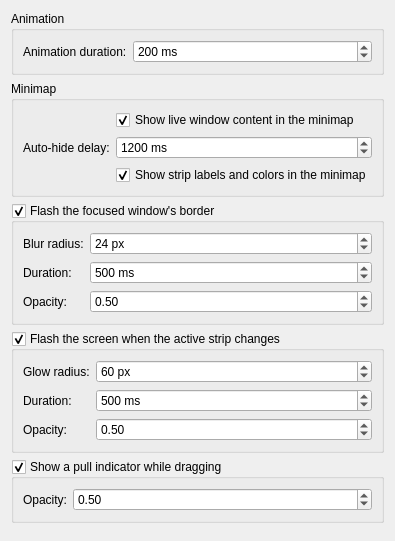
                    <widget class="QWidget" name="tab_visuals">
                        <attribute name="title">
                            <string>Visuals</string>
                        </attribute>
                        <layout class="QVBoxLayout" name="verticalLayout_visuals">
                            <item>
                                <widget class="QGroupBox" name="groupBox_animation">
                                    <property name="title">
                                        <string>Animation</string>
                                    </property>
                                    <layout class="QFormLayout" name="formLayout_animation">
                                        <item row="0" column="0">
                                            <widget class="QLabel" name="label_animationDurationMs">
                                                <property name="text">
                                                    <string>Animation duration:</string>
                                                </property>
                                            </widget>
                                        </item>
                                        <item row="0" column="1">
                                            <widget class="QSpinBox" name="kcfg_animationDurationMs">
                                                <property name="toolTip">
                                                    <string>Duration of the animations</string>
                                                </property>
                                                <property name="suffix">
                                                    <string> ms</string>
                                                </property>
                                                <property name="maximum">
                                                    <number>5000</number>
                                                </property>
                                                <property name="value">
                                                    <number>200</number>
                                                </property>
                                            </widget>
                                        </item>
                                    </layout>
                                </widget>
                            </item>
                            <item>
                                <widget class="QGroupBox" name="groupBox_minimap">
                                    <property name="title">
                                        <string>Minimap</string>
                                    </property>
                                    <layout class="QFormLayout" name="formLayout_minimap">
                                        <item row="0" column="1">
                                            <widget class="QCheckBox" name="kcfg_minimapShowThumbnails">
                                                <property name="toolTip">
                                                    <string>Show a live preview of each window's content instead of just its icon</string>
                                                </property>
                                                <property name="text">
                                                    <string>Show live window content in the minimap</string>
                                                </property>
                                                <property name="checked">
                                                    <bool>true</bool>
                                                </property>
                                            </widget>
                                        </item>
                                        <item row="1" column="0">
                                            <widget class="QLabel" name="label_minimapAutoHideMs">
                                                <property name="text">
                                                    <string>Auto-hide delay:</string>
                                                </property>
                                            </widget>
                                        </item>
                                        <item row="1" column="1">
                                            <widget class="QSpinBox" name="kcfg_minimapAutoHideMs">
                                                <property name="toolTip">
                                                    <string>How long the minimap overlay stays visible after the last focus-step press</string>
                                                </property>
                                                <property name="suffix">
                                                    <string> ms</string>
                                                </property>
                                                <property name="minimum">
                                                    <number>0</number>
                                                </property>
                                                <property name="maximum">
                                                    <number>10000</number>
                                                </property>
                                                <property name="value">
                                                    <number>1200</number>
                                                </property>
                                            </widget>
                                        </item>
                                        <item row="2" column="1">
                                            <widget class="QCheckBox" name="kcfg_stripHintsEnabled">
                                                <property name="toolTip">
                                                    <string>Show a small colored label chip for each strip in the minimap</string>
                                                </property>
                                                <property name="text">
                                                    <string>Show strip labels and colors in the minimap</string>
                                                </property>
                                                <property name="checked">
                                                    <bool>true</bool>
                                                </property>
                                            </widget>
                                        </item>
                                    </layout>
                                </widget>
                            </item>
                            <item>
                                <widget class="QGroupBox" name="kcfg_focusFlashEnabled">
                                    <property name="title">
                                        <string>Flash the focused window's border</string>
                                    </property>
                                    <property name="toolTip">
                                        <string>Flash a blurred border around a window whenever Drift handles its focus change</string>
                                    </property>
                                    <property name="checkable">
                                        <bool>true</bool>
                                    </property>
                                    <property name="checked">
                                        <bool>true</bool>
                                    </property>
                                    <layout class="QFormLayout" name="formLayout_focusFlash">
                                        <item row="0" column="0">
                                            <widget class="QLabel" name="label_focusFlashBlurRadius">
                                                <property name="text">
                                                    <string>Blur radius:</string>
                                                </property>
                                            </widget>
                                        </item>
                                        <item row="0" column="1">
                                            <widget class="QSpinBox" name="kcfg_focusFlashBlurRadius">
                                                <property name="toolTip">
                                                    <string>Blur radius of the focus-flash highlight</string>
                                                </property>
                                                <property name="suffix">
                                                    <string> px</string>
                                                </property>
                                                <property name="minimum">
                                                    <number>0</number>
                                                </property>
                                                <property name="maximum">
                                                    <number>100</number>
                                                </property>
                                                <property name="value">
                                                    <number>24</number>
                                                </property>
                                            </widget>
                                        </item>
                                        <item row="1" column="0">
                                            <widget class="QLabel" name="label_focusFlashDurationMs">
                                                <property name="text">
                                                    <string>Duration:</string>
                                                </property>
                                            </widget>
                                        </item>
                                        <item row="1" column="1">
                                            <widget class="QSpinBox" name="kcfg_focusFlashDurationMs">
                                                <property name="toolTip">
                                                    <string>Total duration of the focus-flash fade-in-then-fade-out</string>
                                                </property>
                                                <property name="suffix">
                                                    <string> ms</string>
                                                </property>
                                                <property name="minimum">
                                                    <number>0</number>
                                                </property>
                                                <property name="maximum">
                                                    <number>5000</number>
                                                </property>
                                                <property name="value">
                                                    <number>500</number>
                                                </property>
                                            </widget>
                                        </item>
                                        <item row="2" column="0">
                                            <widget class="QLabel" name="label_focusFlashOpacity">
                                                <property name="text">
                                                    <string>Opacity:</string>
                                                </property>
                                            </widget>
                                        </item>
                                        <item row="2" column="1">
                                            <widget class="QDoubleSpinBox" name="kcfg_focusFlashOpacity">
                                                <property name="toolTip">
                                                    <string>Opacity of the focus-flash highlight</string>
                                                </property>
                                                <property name="decimals">
                                                    <number>2</number>
                                                </property>
                                                <property name="minimum">
                                                    <double>0.0</double>
                                                </property>
                                                <property name="maximum">
                                                    <double>1.0</double>
                                                </property>
                                                <property name="singleStep">
                                                    <double>0.05</double>
                                                </property>
                                                <property name="value">
                                                    <double>0.50</double>
                                                </property>
                                            </widget>
                                        </item>
                                    </layout>
                                </widget>
                            </item>
                            <item>
                                <widget class="QGroupBox" name="kcfg_stripOsdEnabled">
                                    <property name="title">
                                        <string>Flash the screen when the active strip changes</string>
                                    </property>
                                    <property name="toolTip">
                                        <string>Show a full-screen edge glow and a large label whenever you page to a different strip</string>
                                    </property>
                                    <property name="checkable">
                                        <bool>true</bool>
                                    </property>
                                    <property name="checked">
                                        <bool>true</bool>
                                    </property>
                                    <layout class="QFormLayout" name="formLayout_stripOsd">
                                        <item row="0" column="0">
                                            <widget class="QLabel" name="label_stripOsdGlowRadius">
                                                <property name="text">
                                                    <string>Glow radius:</string>
                                                </property>
                                            </widget>
                                        </item>
                                        <item row="0" column="1">
                                            <widget class="QSpinBox" name="kcfg_stripOsdGlowRadius">
                                                <property name="toolTip">
                                                    <string>Inward falloff radius of the strip-change OSD's screen-edge glow</string>
                                                </property>
                                                <property name="suffix">
                                                    <string> px</string>
                                                </property>
                                                <property name="minimum">
                                                    <number>0</number>
                                                </property>
                                                <property name="maximum">
                                                    <number>500</number>
                                                </property>
                                                <property name="value">
                                                    <number>60</number>
                                                </property>
                                            </widget>
                                        </item>
                                        <item row="1" column="0">
                                            <widget class="QLabel" name="label_stripOsdDurationMs">
                                                <property name="text">
                                                    <string>Duration:</string>
                                                </property>
                                            </widget>
                                        </item>
                                        <item row="1" column="1">
                                            <widget class="QSpinBox" name="kcfg_stripOsdDurationMs">
                                                <property name="toolTip">
                                                    <string>Total duration of the strip-change OSD's fade-in-then-fade-out</string>
                                                </property>
                                                <property name="suffix">
                                                    <string> ms</string>
                                                </property>
                                                <property name="minimum">
                                                    <number>0</number>
                                                </property>
                                                <property name="maximum">
                                                    <number>5000</number>
                                                </property>
                                                <property name="value">
                                                    <number>500</number>
                                                </property>
                                            </widget>
                                        </item>
                                        <item row="2" column="0">
                                            <widget class="QLabel" name="label_stripOsdGlowOpacity">
                                                <property name="text">
                                                    <string>Opacity:</string>
                                                </property>
                                            </widget>
                                        </item>
                                        <item row="2" column="1">
                                            <widget class="QDoubleSpinBox" name="kcfg_stripOsdGlowOpacity">
                                                <property name="toolTip">
                                                    <string>Peak opacity of the strip-change OSD's screen-edge glow</string>
                                                </property>
                                                <property name="decimals">
                                                    <number>2</number>
                                                </property>
                                                <property name="minimum">
                                                    <double>0.0</double>
                                                </property>
                                                <property name="maximum">
                                                    <double>1.0</double>
                                                </property>
                                                <property name="singleStep">
                                                    <double>0.05</double>
                                                </property>
                                                <property name="value">
                                                    <double>0.50</double>
                                                </property>
                                            </widget>
                                        </item>
                                    </layout>
                                </widget>
                            </item>
                            <item>
                                <widget class="QGroupBox" name="kcfg_pullIndicatorEnabled">
                                    <property name="title">
                                        <string>Show a pull indicator while dragging</string>
                                    </property>
                                    <property name="toolTip">
                                        <string>Show a filled arc growing beneath the dragged window's top edge as a pull-to-rearrange gesture progresses</string>
                                    </property>
                                    <property name="checkable">
                                        <bool>true</bool>
                                    </property>
                                    <property name="checked">
                                        <bool>true</bool>
                                    </property>
                                    <layout class="QFormLayout" name="formLayout_pullIndicator">
                                        <item row="0" column="0">
                                            <widget class="QLabel" name="label_pullIndicatorOpacity">
                                                <property name="text">
                                                    <string>Opacity:</string>
                                                </property>
                                            </widget>
                                        </item>
                                        <item row="0" column="1">
                                            <widget class="QDoubleSpinBox" name="kcfg_pullIndicatorOpacity">
                                                <property name="toolTip">
                                                    <string>Peak opacity of the pull indicator, reached once the pull reaches its trigger</string>
                                                </property>
                                                <property name="decimals">
                                                    <number>2</number>
                                                </property>
                                                <property name="minimum">
                                                    <double>0.0</double>
                                                </property>
                                                <property name="maximum">
                                                    <double>1.0</double>
                                                </property>
                                                <property name="singleStep">
                                                    <double>0.05</double>
                                                </property>
                                                <property name="value">
                                                    <double>0.5</double>
                                                </property>
                                            </widget>
                                        </item>
                                    </layout>
                                </widget>
                            </item>
                            <item>
                                <spacer name="verticalSpacer_visuals">
                                    <property name="orientation">
                                        <enum>Qt::Orientation::Vertical</enum>
                                    </property>
                                </spacer>
                            </item>
                        </layout>
                    </widget>
